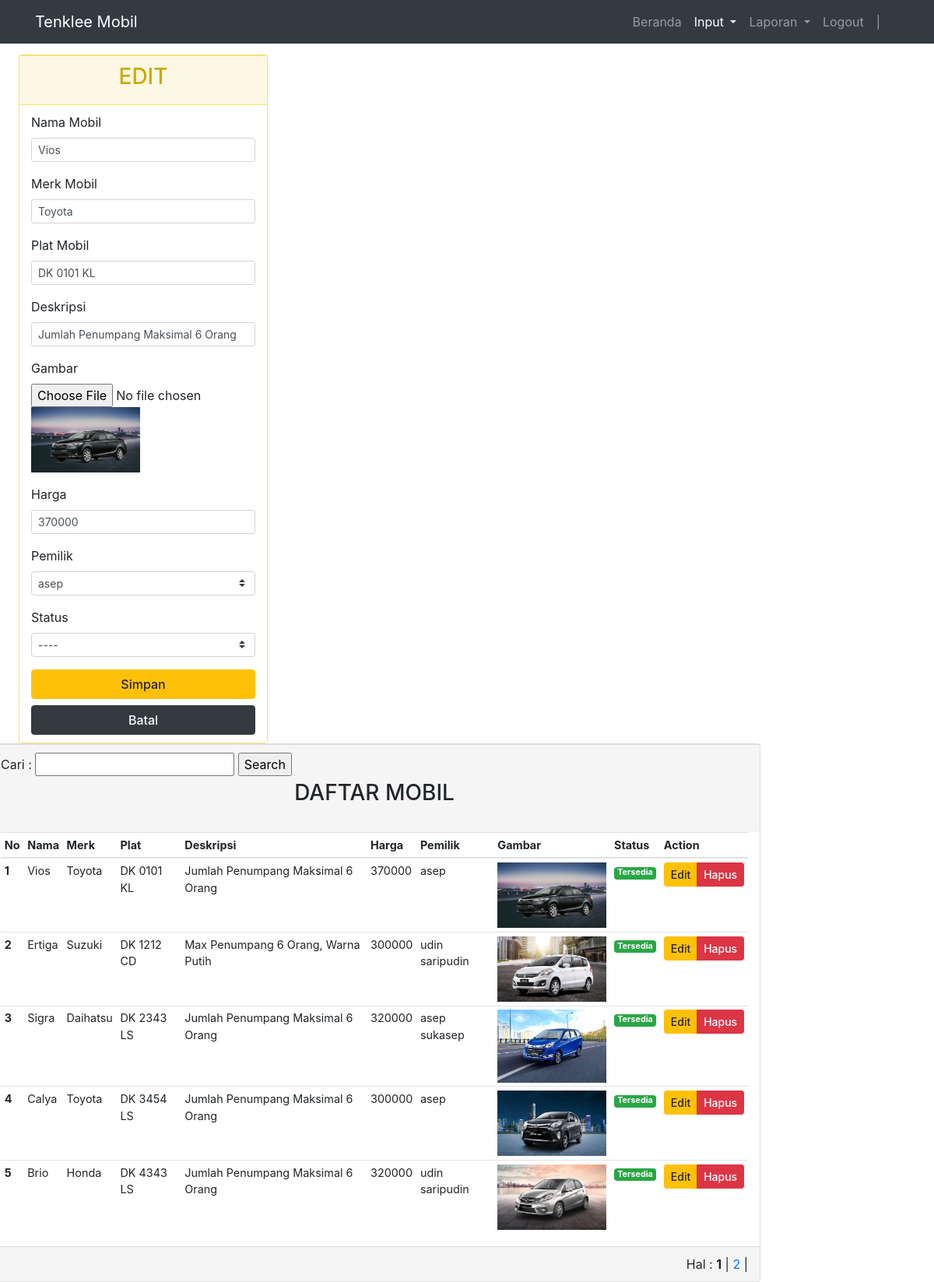
/Admin/edit_mobil.php?no_mobil=DK 0101 KL, run on the app's committed database.
### tables this page shows
CREATE TABLE `mobil` (
  `no_mobil` varchar(10) NOT NULL,
  `merk` varchar(20) DEFAULT NULL,
  `nama_mobil` varchar(30) DEFAULT NULL,
  `deskripsi` varchar(200) DEFAULT NULL,
  `gambar` varchar(100) DEFAULT NULL,
  `harga` int(7) DEFAULT NULL,
  `status` enum('0','1') DEFAULT NULL,
  `id_pemilik` int(10) DEFAULT NULL
);

CREATE TABLE `pemilik_mobil` (
  `id_pemilik` int(10) NOT NULL,
  `no_ktp_pemilik` varchar(16) DEFAULT NULL,
  `nama_pemilik` varchar(30) DEFAULT NULL,
  `email_pemilik` varchar(30) DEFAULT NULL,
  `no_telp_pemilik` varchar(15) DEFAULT NULL,
  `alamat_pemilik` varchar(50) DEFAULT NULL
);

### Admin/edit_mobil.php (the view, shortened to what this page needs)
<!DOCTYPE html>
<html lang="en">
<head>
  <link rel="stylesheet" href="https://maxcdn.bootstrapcdn.com/bootstrap/4.5.2/css/bootstrap.min.css">
</head>
<body>
    <nav class="navbar navbar-expand-lg navbar-dark bg-dark fixed-top">
        <div class="container">
            <a class="navbar-brand" href="#">Tenklee Mobil</a>
                    <div class="collapse navbar-collapse" id="navbarNavAltMarkup">
                        <div class="navbar-nav ml-auto">
                            <a class="nav-item nav-link" href="beranda_admin.php">Beranda <span class="sr-only">(current)</span></a>
                            <li class="nav-item active dropdown">
                                <a class="nav-link dropdown-toggle" href="#" id="navbarDropdown" role="button" data-toggle="dropdown" aria-haspopup="true" aria-expanded="false">
                                Input
                                </a>
                            </li>
                            <li class="nav-item dropdown">
                                <a class="nav-link dropdown-toggle" href="#" id="navbarDropdown" role="button" data-toggle="dropdown" aria-haspopup="true" aria-expanded="false">
                                Laporan
                                </a>
                            </li>
                            <a class="nav-item nav-link" href="../Logout.php"onclick="return confirm('Apakah anda yakin ingin keluar ?')">Logout</a>
                            <a class="nav-item nav-link" href="#"> | </a>
                            <a class="nav-link"  style="font-weight: bold; color:deepskyblue;">
                                <?php
                                $username=$_SESSION['username'];
                                echo $username
                                ?></a>
                        </div>
                    </div>
        </div>
    </nav>
    <?php
    if(isset($_GET['no_mobil'])){
        $no_mobil = $_GET['no_mobil'];
    }
    else {
        die ("Error. No ID Selected!");
    }
    include "../config.php";
    $query = mysqli_query($connection, "SELECT mobil.nama_mobil, mobil.merk, mobil.no_mobil, mobil.deskripsi, mobil.harga, mobil.gambar, mobil.status, pemilik_mobil.nama_pemilik, pemilik_mobil.no_telp_pemilik, pemilik_mobil.id_pemilik
    FROM mobil INNER JOIN pemilik_mobil USING (id_pemilik) WHERE no_mobil='$no_mobil'");
    $row = mysqli_fetch_array($query);
?>
<div class="row">
            <div class="col-md-" style="width: 1.5rem;"></div>
            <div class="col-md-3">
                <div class="card" style="width: 20rem; border-color: #F9E16F">
                <div style="background-color:#fcf8e3; border-color:#F9E16F" class="panel-heading panel-custom "><h3 style="color:#CBA906" class="text-center">EDIT</h3></div>
                        <div style="border-color: #F9E16F" class="panel-body panel-custom">
                            <form method="POST" action="update_mobil.php" enctype="multipart/form-data" class="needs-validation" novalidate>
                                <div class="form-group">
                                    <label for="nama">Nama Mobil</label>
                                    <input type="text" name="nama_mobil" class="form-control form-control-sm" id="nama_mobil" placeholder="" value="<?php echo $row['nama_mobil'];?>" autofocus="on" required>
                                </div>
                                <div class="form-group">
                                    <label for="merk">Merk Mobil</label>
                                    <input type="text" name="merk" class="form-control form-control-sm" id="merk" placeholder="" value="<?php echo $row['merk'];?>" required>
                                </div>
                                <div class="form-group">
                                    <label for="no_mobil">Plat Mobil</label>
                                    <input type="text" name="no_mobil" class="form-control form-control-sm" id="no_mobil" placeholder="" value="<?php echo $row['no_mobil'];?>" required>
                                </div>
                                <div class="form-group">
                                    <label for="deskripsi">Deskripsi</label>
                                    <input type="text" name="deskripsi" class="form-control form-control-sm" id="deskripsi" placeholder="Maksimal Penumpang, AC Mati/Hidup dll" value="<?php echo $row['deskripsi'];?>" required>
                                </div>
                                <div class="form-group">
                                    <label for="Gambar">Gambar</label>
                                    <input type="file" name="gambar" class="form-control-file" id="gambar" required>
                                    <?php echo "<img src='../img/mobil/$row[gambar]' width='140rem' />";?>
                                </div>
                                <div class="form-group">
                                    <label for="harga">Harga</label>
                                    <input type="text" name="harga" class="form-control form-control-sm" id="harga" placeholder="" value="<?php echo $row['harga'];?>" required>                                </div>
                                <div class="form-group">
                                    <label for="pemilik">Pemilik</label>
                                    <select class="custom-select custom-select-sm" name="id_pemilik" id="id_pemilik" required>
                                        <?php
                                        include "../config.php";
                                        $sql_pemilik = mysqli_query($connection, "SELECT * FROM pemilik_mobil");
                                        while ($data_pemilik=mysqli_fetch_array($sql_pemilik)) {
                                        if ($data['nama_pemilik']==$data_pemilik['id_pemilik']) {
                                        $select="selected";
                                        }
                                        else{
                                        $select="";
                                        }
                                        $idpem = $data_pemilik ['id_pemilik'];
                                        echo "<option value= '$idpem' $select>".$data_pemilik['nama_pemilik']."</option>";
                                    } ?>
                                    </select>
                                </div>
                                <div class="form-group">
                                <label for="status">Status</label>
                                <select class="custom-select custom-select-sm" name="status" id="status" required>
                                    <option value="">----</option>
                                </select>
                                </div>
                                <form>
                                <button type="submit" style="font-weight: 500" class="btn btn-warning btn-block">Simpan</button>
                                <a href="tambah_mobil.php" style="font-weight: 450" class="btn btn-dark btn-block">Batal</a>
                            </form>
                    </div>
                </div>
            </div>
            <div class="col-sm-">
        <div class="card" style="width: 62rem;">
        <div class="panel-heading panel-custom">
        <form method="post" enctype="multipart/form-data">
            <label>Cari :</label>
            <input type="text" name="keyword">
            <input type="submit" value="Search" name="cari">
            </form>
        <h3 class="text-center mb-4">DAFTAR MOBIL</h3></div>
	        <div class="panel-body">
            <div class="col-sm-12">
	            <table style="font-size:90% ;" class="table table-sm">
	                <thead>
                    <tr>
	                        <th scope="col">No</th>
	                        <th scope="col">Nama</th>
	                        <th scope="col">Merk</th>
                            <th scope="col">Plat</th>
                            <th scope="col">Deskripsi</th>
                            <th scope="col">Harga</th>
                            <th scope="col">Pemilik</th>
                            <th scope="col">Gambar</th>
                            <th scope="col">Status</th>
                            <th scope="col">Action</th>
	                    </tr>
	                </thead>
	                <tbody>
                    <?php
                            $batas = 5;
                            $halaman = @$_GET['halaman'];
                                if(empty($halaman)){
                            $posisi = 0;
                            $halaman = 1;
                            }
                            else {
                                $posisi = ($halaman-1) * $batas;
                            }
                        $nohal = 5;
                        $mulai = ($halaman>1) ? ($halaman * $nohal) - $nohal : 0;
                        $no = $mulai+1;
                        if(isset($_POST["cari"])){
                            $search = $_POST['keyword'];
                            $query = "SELECT mobil.nama_mobil, mobil.merk, mobil.no_mobil, mobil.deskripsi, mobil.harga, mobil.status,mobil.gambar, pemilik_mobil.nama_pemilik, pemilik_mobil.no_telp_pemilik
                            FROM mobil INNER JOIN pemilik_mobil USING (id_pemilik) WHERE nama_mobil LIKE '%$search%' OR merk LIKE '%$search%' OR no_mobil LIKE '%$search%'  LIMIT $posisi, $batas";
                        } else {
                            $query = "SELECT mobil.nama_mobil, mobil.merk, mobil.no_mobil, mobil.deskripsi, mobil.harga, mobil.status,mobil.gambar, pemilik_mobil.nama_pemilik, pemilik_mobil.no_telp_pemilik
                            FROM mobil INNER JOIN pemilik_mobil USING (id_pemilik) LIMIT $posisi, $batas";                            }
                        $data = mysqli_query($connection,$query);
                        while($row = mysqli_fetch_array($data)){
                            ?>
	                        <tr>
                            <th scope="row"><?=$no++?></th>
								<td><?=$row['nama_mobil']?></td>
								<td><?=$row['merk']?></td>
                                <td><?=$row['no_mobil']?></td>
                                <td><?=$row['deskripsi']?></td>
                                <td><?=$row['harga']?></td>
                                <td><?=$row['nama_pemilik']?></td>
                                <td><?php echo "<img src='../img/mobil/$row[gambar]' width='140rem'/>";?></td>
                                <td><a class="badge badge-<?=($row['status']) ? "success" : "danger" ?>"><?=($row['status']) ? "Tersedia" : "Tidak Tersedia" ?></a></td>
	                            <td class="hidden-print">
	                                <div class="btn-group">
	                                    <a href="edit_mobil.php?no_mobil=<?php echo $row ['no_mobil'];?>" style="font-weight: 500" class="btn btn-warning btn-sm">Edit</a>
	                                    <a onclick="return confirm('Apakah anda yakin ingin menghapus ?')" href="hapus_mobil.php?no_mobil=<?php echo $row ['no_mobil'];?>" style="font-weight: 500" class="btn btn-danger btn-sm">Hapus</a>
	                                </div>
	                            </td>
	                        </tr>
                            <?php
	                    }
		            ?>
	                </tbody>
	            </table>
	        </div>
            <div style="text-align: right;" class="panel-footer panel-custom"><?php include ("../config.php");
            $query2		= mysqli_query($connection, "select * from mobil");
            $jmldata	= mysqli_num_rows($query2);
            $jmlhalaman	= ceil($jmldata/$batas);
            echo " Hal : ";
            for($i=1; $i<=$jmlhalaman; $i++)
            if($i != $halaman){
            echo " <a href=\"tambah_mobil.php?halaman=$i\">$i</a> | ";
            }
            else{
            echo " <b>$i</b> | ";
            } ?>
            </div>
        </div>
    </div>
</div>
</body>
</html>

### Admin/edit_mobil.php (style rules this page uses)
.panel-footer.panel-custom { padding: 10px 15px; background-color: #f5f5f5; border-top: 1px solid #ddd; border-bottom-right-radius: 3px; border-bottom-left-radius: 3px; }
.panel-heading.panel-custom { padding: 10px 15px; background-color: #f5f5f5; border-top: 1px solid #ddd; border-bottom-right-radius: 3px; border-bottom-left-radius: 3px; }
.panel-body.panel-custom { padding: 10px 15px; background-color: white; border-top: 1px solid #ddd; border-bottom-right-radius: 3px; border-bottom-left-radius: 3px; }
body { margin-top: 70px; background-size:cover; }

### data on the page
mobil: nama_mobil "Vios", merk "Toyota", no_mobil "DK 0101 KL", deskripsi "Jumlah Penumpang Maksimal 6 Orang", gambar (picture), harga "370000", id_pemilik.nama_pemilik "asep", status "Tersedia"
mobil: nama_mobil "Ertiga", merk "Suzuki", no_mobil "DK 1212 CD", deskripsi "Max Penumpang 6 Orang, Warna Putih", harga "300000", id_pemilik.nama_pemilik "udin saripudin", gambar (picture), status "Tersedia"
mobil: nama_mobil "Sigra", merk "Daihatsu", no_mobil "DK 2343 LS", deskripsi "Jumlah Penumpang Maksimal 6 Orang", harga "320000", id_pemilik.nama_pemilik "asep sukasep", gambar (picture), status "Tersedia"
mobil: nama_mobil "Calya", merk "Toyota", no_mobil "DK 3454 LS", deskripsi "Jumlah Penumpang Maksimal 6 Orang", harga "300000", id_pemilik.nama_pemilik "asep", gambar (picture), status "Tersedia"
mobil: nama_mobil "Brio", merk "Honda", no_mobil "DK 4343 LS", deskripsi "Jumlah Penumpang Maksimal 6 Orang", harga "320000", id_pemilik.nama_pemilik "udin saripudin", gambar (picture), status "Tersedia"

### other printed values
form field id_pemilik "asep"
